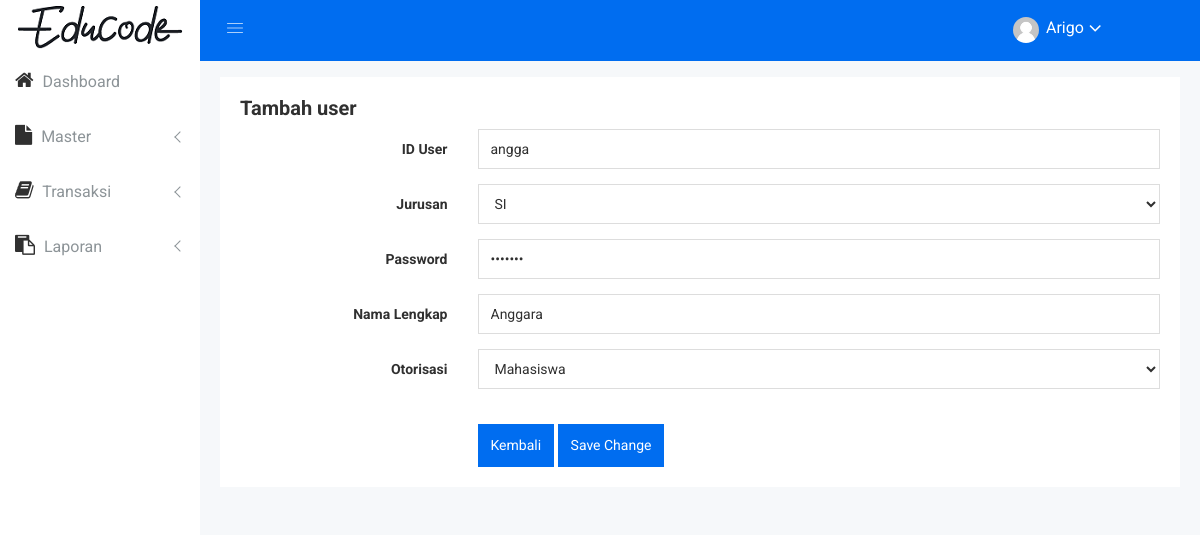
The app's page /index.php?page=user-edit&id_user=angga (signed in) with its own data.
### tables this page shows
CREATE TABLE IF NOT EXISTS `tb_user` (
  `id_user` varchar(45) NOT NULL,
  `id_jurusan` int(11) DEFAULT NULL,
  `password` varchar(45) DEFAULT NULL,
  `nama` varchar(45) DEFAULT NULL,
  `otorisasi` varchar(45) DEFAULT NULL
);

CREATE TABLE IF NOT EXISTS `tb_jurusan` (
`id_jurusan` int(11) NOT NULL,
  `nama_jurusan` varchar(45) DEFAULT NULL
);

### page/user-edit.php (the view, shortened to what this page needs)
<?php
	$id_user = $_GET['id_user'];
	$r = $con->query("SELECT * FROM tb_user WHERE id_user = '$id_user'");
	foreach ($r as $rr) {
        $id_user = $rr['id_user'];
?>
<div class="row" style="padding: 20px;">
    <div class="col-lg-12 col-md-12 col-sm-12 col-xs-12">
        <div class="sparkline12-list">
            <div class="sparkline12-hd">
                <div class="main-sparkline12-hd">
                    <h1>Tambah user</h1>
                </div>
            </div>
            <div class="sparkline12-graph">
                <div class="basic-login-form-ad">
                    <div class="row">
                        <div class="col-lg-12 col-md-12 col-sm-12 col-xs-12">
                            <div class="all-form-element-inner">
                                <form  action="controller/act-user-edit.php?id_user=<?php echo $id_user; ?>" method="POST">
                                    <div class="form-group-inner">
                                        <div class="row">
                                            <div class="col-lg-3 col-md-3 col-sm-3 col-xs-12">
                                                <label class="login2 pull-right pull-right-pro">ID User</label>
                                            </div>
                                            <div class="col-lg-9 col-md-9 col-sm-9 col-xs-12">
                                                <input name="id_user" type="text" class="form-control" value="<?php echo $rr['id_user'];?>" />
                                            </div>
                                        </div>
                                    </div>
                                    <div class="form-group-inner">
                                        <div class="row">
                                            <div class="col-lg-3 col-md-3 col-sm-3 col-xs-12">
                                                <label class="login2 pull-right pull-right-pro">Jurusan</label>
                                            </div>
                                            <div class="col-lg-9 col-md-9 col-sm-9 col-xs-12">
                                                <div class="form-select-list">
                                                    <select class="form-control custom-select-value" name="id_jurusan">
                                                        <?php
                                                            $t = $con->query("SELECT * FROM tb_jurusan");
                                                            foreach ($t as $tt) {
                                                        ?>
                                                            <option value="<?php echo $tt['id_jurusan'];?>" <?php if($rr['id_jurusan']==$tt['id_jurusan']){echo "selected"; } ?>><?php echo $tt['nama_jurusan'];?></option>
                                                        <?php
                                                            }
                                                        ?>
                                                    </select>
                                                </div>
                                            </div>
                                        </div>
                                    </div>
                                    <div class="form-group-inner">
                                        <div class="row">
                                            <div class="col-lg-3 col-md-3 col-sm-3 col-xs-12">
                                                <label class="login2 pull-right pull-right-pro">Password</label>
                                            </div>
                                            <div class="col-lg-9 col-md-9 col-sm-9 col-xs-12">
                                                <input name="password" type="password" class="form-control" value="<?php echo $rr['password'];?>" />
                                            </div>
                                        </div>
                                    </div>
                                    <div class="form-group-inner">
                                        <div class="row">
                                            <div class="col-lg-3 col-md-3 col-sm-3 col-xs-12">
                                                <label class="login2 pull-right pull-right-pro">Nama Lengkap</label>
                                            </div>
                                            <div class="col-lg-9 col-md-9 col-sm-9 col-xs-12">
                                                <input name="nama" type="text" class="form-control" value="<?php echo $rr['nama'];?>" />
                                            </div>
                                        </div>
                                    </div>
                                    <div class="form-group-inner">
                                        <div class="row">
                                            <div class="col-lg-3 col-md-3 col-sm-3 col-xs-12">
                                                <label class="login2 pull-right pull-right-pro">Otorisasi</label>
                                            </div>
                                            <div class="col-lg-9 col-md-9 col-sm-9 col-xs-12">
                                                <div class="form-select-list">
                                                    <select class="form-control custom-select-value" name="otorisasi">
                                                        <option value="Mahasiswa" <?php if($rr['otorisasi'] == "Mahasiswa"){echo "selected";}?>>Mahasiswa</option>
                                                    </select>
                                                </div>
                                            </div>
                                        </div>
                                    </div>
                                    <div class="form-group-inner">
                                        <div class="login-btn-inner">
                                            <div class="row">
                                                <div class="col-lg-3"></div>
                                                <div class="col-lg-9">
                                                    <div class="login-horizental cancel-wp pull-left form-bc-ele">
                                                        <a href="index.php?page=user" class="btn btn-sm btn-primary login-submit-cs">Kembali</a>
                                                        <button class="btn btn-sm btn-primary login-submit-cs" type="submit">Save Change</button>
                                                    </div>
                                                </div>
                                            </div>
                                        </div>
                                    </div>
                                </form>
                            </div>
                        </div>
                    </div>
                </div>
            </div>
        </div>
    </div>
</div>
<?php
    }
?>

### assets-admin/css/main.css (style rules this page uses)
html { color: #222; font-size: 1em; line-height: 1.4; }

### records on screen
tb_user: id_user "angga", id_jurusan "SI", nama "Anggara", otorisasi "Mahasiswa"

### other values on screen
$_SESSION['nama'] "Arigo"
